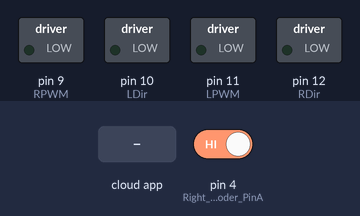
A sketch run on a simulated Arduino Uno, built with avr-gcc and run on an emulated ATmega328P. Shown: switched loads named in the sketch (green lamp = pin HIGH). The test bench sets the inputs (shaded band); at power-on: pin 4 (Right_Encoder_PinA) HIGH. The ROS host is connected and sends only what is stated.

Above: at 1.2 s.
1.3 s: the phone or cloud app sets rmotor_cmd to -100
At 2.5 s:
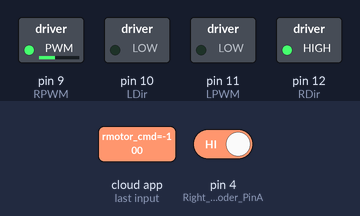
2.8 s: the phone or cloud app sets lmotor_cmd to -100
At 3.5 s:
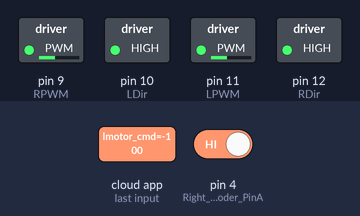
4.3 s: the phone or cloud app sets rmotor_cmd to 0
At 4.8 s:
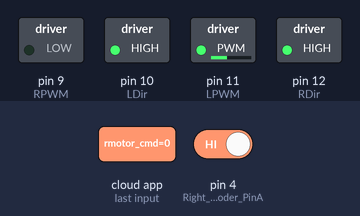
5.8 s: the phone or cloud app sets lmotor_cmd to 0
At 7.0 s:
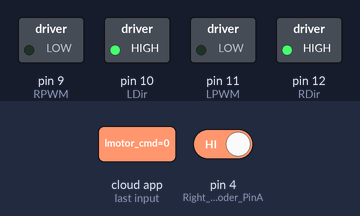
7.3 s: the phone or cloud app sets rmotor_cmd to 100
At 8.4 s:
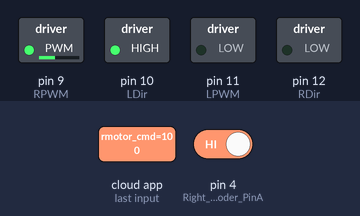
8.8 s: the phone or cloud app sets lmotor_cmd to 100
At 9.4 s:
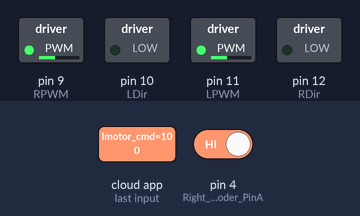
Timing chart, 0 to 11.3 s (numbered marks = the images above; inputs shaded):
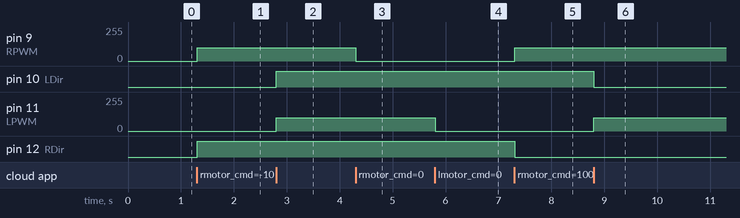

Measured:
- after the input at 1.3 s, pin 9 (RPWM): 0/255 → 100/255 at once; pin 12 (RDir): LOW → HIGH at once
- after the input at 2.8 s, pin 10 (LDir): LOW → HIGH at once; pin 11 (LPWM): 0/255 → 100/255 at once
- after the input at 4.3 s, pin 9 (RPWM): 100/255 → 0/255 at once
- after the input at 5.8 s, pin 11 (LPWM): 100/255 → 0/255 at once
- after the input at 7.3 s, pin 9 (RPWM): 0/255 → 100/255 at once; pin 12 (RDir): HIGH → LOW at once
- after the input at 8.8 s, pin 10 (LDir): HIGH → LOW at once; pin 11 (LPWM): 0/255 → 100/255 at once

The sketch:

Robot_Mike_Arduino.ino
```cpp
//////////////////////////////////////////////////////////////////////////////////////////////////////////////////////
//////////////////////////////////////////////////////////////////////////////////////////////////////////////////////
//////////////////////////////////////////////////////////////////////////////////////////////////////////////////////
////                    Rewrited By Roberto Rodriguez                                                             ////
////                    For Robot_Mike                                                                            ////
////                                                                                                              ////
////                                                                                                              ////
////                                                                                                              ////
//////////////////////////////////////////////////////////////////////////////////////////////////////////////////////
//////////////////////////////////////////////////////////////////////////////////////////////////////////////////////
//////////////////////////////////////////////////////////////////////////////////////////////////////////////////////


//#include <Time.h>
#include <ros.h>
#include <std_msgs/String.h>
#include <std_msgs/Int16.h>
#include <std_msgs/Float32.h>
//Make a pin into an interrupt
#include <PinChangeInterrupt.h>

#define LDir 10
#define LPWM 11
#define RDir 12
#define RPWM 9

///////////////////////////////////////////////////////////////
//Encoder pins definition

// Left encoder

#define Left_Encoder_PinA 2
#define Left_Encoder_PinB 3

int Left_Encoder_Ticks = 0;
volatile bool LeftEncoderBSet;
byte Left_Encoder_Last;

//Right Encoder

#define Right_Encoder_PinA 4
#define Right_Encoder_PinB 8
int Right_Encoder_Ticks = 0;
volatile bool RightEncoderBSet;
byte Right_Encoder_Last;


#define LOOP_DLY 8  // in msec


ros::NodeHandle nh;

std_msgs::Int16 msg_lwheel;
std_msgs::Int16 msg_rwheel;

ros::Publisher lwheel_pub("lwheel", &msg_lwheel);
ros::Publisher rwheel_pub("rwheel", &msg_rwheel);


long time=0;
//int pi=3.141592654;
//int diameter=0.1524;
//int circumference=0;


//////////////////////////////////////////////////////////////////////
//                               LEFT
//////////////////////////////////////////////////////////////////////

void lfwd(int speed=255) {


      analogWrite(LPWM, constrain( speed, 0, 255 ));
      digitalWrite(LDir, LOW);

}


void lrev(int speed=255) {


      analogWrite(LPWM, constrain(speed, 0, 255 ));
      digitalWrite(LDir, HIGH);

}

void lcoast() {


      analogWrite(LPWM, 0);
      digitalWrite(LDir, HIGH);
}

void lbrake() {


      analogWrite(LPWM, 0);
      digitalWrite(LDir, LOW);
}


//////////////////////////////////////////////////////////////////////
//                               RIGHT
//////////////////////////////////////////////////////////////////////

void rfwd( int speed=255) {


      analogWrite(RPWM, constrain(speed, 0, 255 ));
      digitalWrite(RDir, LOW);

}

void rrev(int speed=255) {


      analogWrite(RPWM, constrain(speed, 0, 255 ));
      digitalWrite(RDir, HIGH);

}


void rcoast() {


      analogWrite(RPWM, 0);
      digitalWrite(RDir, HIGH);
}

void rbrake() {


      analogWrite(RPWM, 0);
      digitalWrite(RDir, LOW);
}


//////////////////////////////////////////////////////////////////////
//                               CALLBACKS
//////////////////////////////////////////////////////////////////////


void RMotorCallBack( const std_msgs::Float32& motor_msg) {

    if (motor_msg.data > 255 || motor_msg.data < -255) {
    	rbrake();
    } else if (motor_msg.data == 0) {
    	rcoast();
    } else if (motor_msg.data < 0) {
    	rrev(abs(motor_msg.data));
    } else {
    	rfwd(motor_msg.data);
    }
}


void LMotorCallBack( const std_msgs::Float32& motor_msg) {

    if (motor_msg.data > 255 || motor_msg.data < -255) {
    	lbrake();
    } else if (motor_msg.data == 0) {
    	lcoast();
    } else if (motor_msg.data < 0) {
    	lrev(abs(motor_msg.data));
    } else {
    	lfwd(motor_msg.data);
    }
}

ros::Subscriber<std_msgs::Float32> rmotor_sub("rmotor_cmd", &RMotorCallBack);
ros::Subscriber<std_msgs::Float32> lmotor_sub("lmotor_cmd", &LMotorCallBack);

//SetupEncoders() Definition

void SetupEncoders()
{
  // Quadrature encoders
  // Left encoder
  pinMode(Left_Encoder_PinA, INPUT_PULLUP);      // sets pin A as input
  //pinMode(Left_Encoder_PinA, INPUT);      // sets pin A as input
  pinMode(Left_Encoder_PinB, INPUT);      // sets pin B as input
  //Attaching interrupt in Left_Enc_PinA.
  //attachInterrupt(digitalPinToInterrupt(Left_Encoder_PinA), do_Left_Encoder, RISING);
  attachPinChangeInterrupt(digitalPinToPinChangeInterrupt(Left_Encoder_PinA),do_Left_Encoder, RISING);
  //attachInterrupt(Left_Encoder_PinA, do_Left_Encoder, RISING);   //init the interrupt mode


  // Right encoder
  pinMode(Right_Encoder_PinA, INPUT_PULLUP);      // sets pin A as input
  //pinMode(Right_Encoder_PinA, INPUT);      // sets pin A as input
  pinMode(Right_Encoder_PinB, INPUT);      // sets pin B as input
  //Attaching interrupt in Right_Enc_PinA.
  //attachInterrupt(digitalPinToInterrupt(Right_Encoder_PinA), do_Right_Encoder, RISING);
  attachPinChangeInterrupt(digitalPinToPinChangeInterrupt(Right_Encoder_PinA),do_Right_Encoder, RISING);
  //attachInterrupt(Right_Encoder_PinA, do_Right_Encoder, RISING);   //init the interrupt mode

  //attachInterrupt(0,wheelSpeed, CHANGE);

}

void setup(){
  pinMode(10,  OUTPUT);                  //direction left
  pinMode(11,  OUTPUT);                  //PWM left
  pinMode(9,  OUTPUT);                  //PWM right
  pinMode(12,  OUTPUT);                  //direction right
  //circumference = pi*diameter;

  nh.initNode();
  nh.getHardware()->setBaud(57600);
  nh.advertise(lwheel_pub);
  nh.advertise(rwheel_pub);
  nh.subscribe(rmotor_sub);
  nh.subscribe(lmotor_sub);

   //Setup Encoders
  SetupEncoders();
}

void loop(){
  nh.spinOnce();
  msg_lwheel.data = Left_Encoder_Ticks;
  msg_rwheel.data = Right_Encoder_Ticks;

  lwheel_pub.publish( &msg_lwheel );
  rwheel_pub.publish( &msg_rwheel );


//  nh.spinOnce();
  delay(LOOP_DLY);
}


//////////////////////////////////////////////////////////////////////////////////////////////////////////////////////////////////////////////////////////////////////////////////////
//do_Left_Encoder() Definitions
void do_Left_Encoder()
{
   // Test transition; since the interrupt will only fire on 'rising' we don't need to read pin A
  LeftEncoderBSet = digitalRead(Left_Encoder_PinB);   // read the input pin
  Left_Encoder_Ticks += LeftEncoderBSet ? -1 : +1;

}
//////////////////////////////////////////////////////////////////////////////////////////////////////////////////////////////////////////////////////////////////////////////////////
//do_Right_Encoder() Definitions

void do_Right_Encoder()
{

  RightEncoderBSet = digitalRead(Right_Encoder_PinB);   // read the input pin
  Right_Encoder_Ticks -= RightEncoderBSet ? -1 : +1;


}

void wheelSpeed()
{
  int Lstate = digitalRead(Left_Encoder_PinA);
  if((Left_Encoder_Last == LOW) && Lstate==HIGH)
  {
    do_Left_Encoder();
  }
  Left_Encoder_Last = Lstate;

  int Rstate = digitalRead(Right_Encoder_PinA);
  if((Right_Encoder_Last == LOW) && Rstate==HIGH)
  {
    do_Right_Encoder();
  }
  Right_Encoder_Last = Rstate;


}
```
